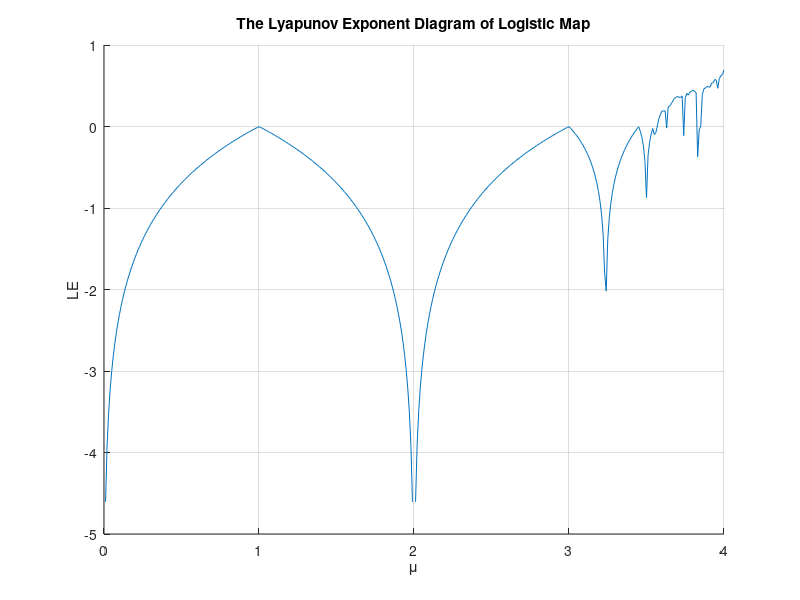

The MATLAB script that drew this image:
% 计算一维Logistic混沌映射的李雅普诺夫指数
clc     
clear   
close all 

figure(1);
axis([0,4,-5,1]);
grid on,hold on;
title('The Lyapunov Exponent Diagram of Logistic Map');
xlabel('\mu'),ylabel('LE');
x = zeros(1,1000);
x(1) = 0.25;
T0 = 1000;
u = 0:0.01:4;
len = length(u);
sum = zeros(1,len);
for j = 1:len
    for n = 2:T0
        x(n) = u(j)*x(n-1)*(1-x(n-1));
    end
    for i = 101:T0
        y = u(j)*(1-2*x(i));
        sum(j) = sum(j) + log(abs(y));
    end
end
lamuda = sum./(T0-100);
plot(u,lamuda);  
